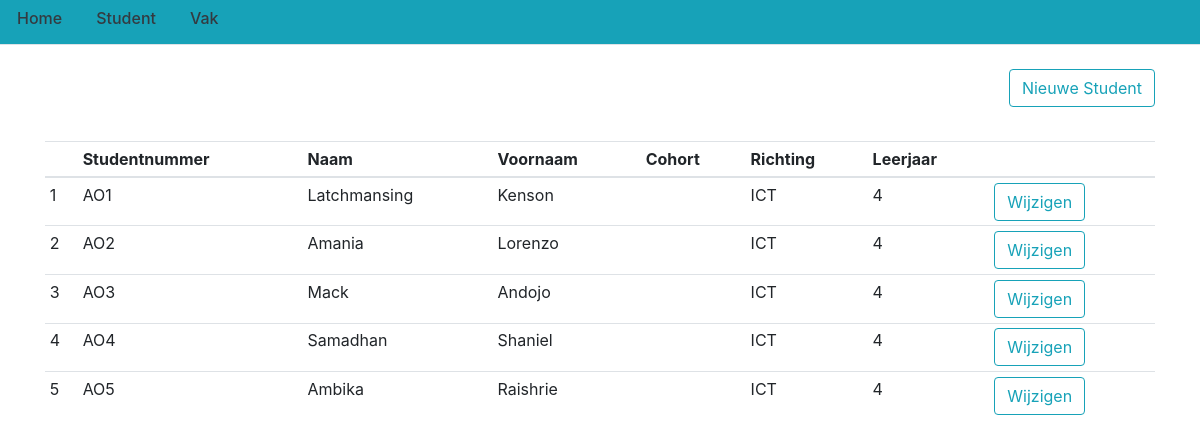
The page /student on the database as committed earlier.
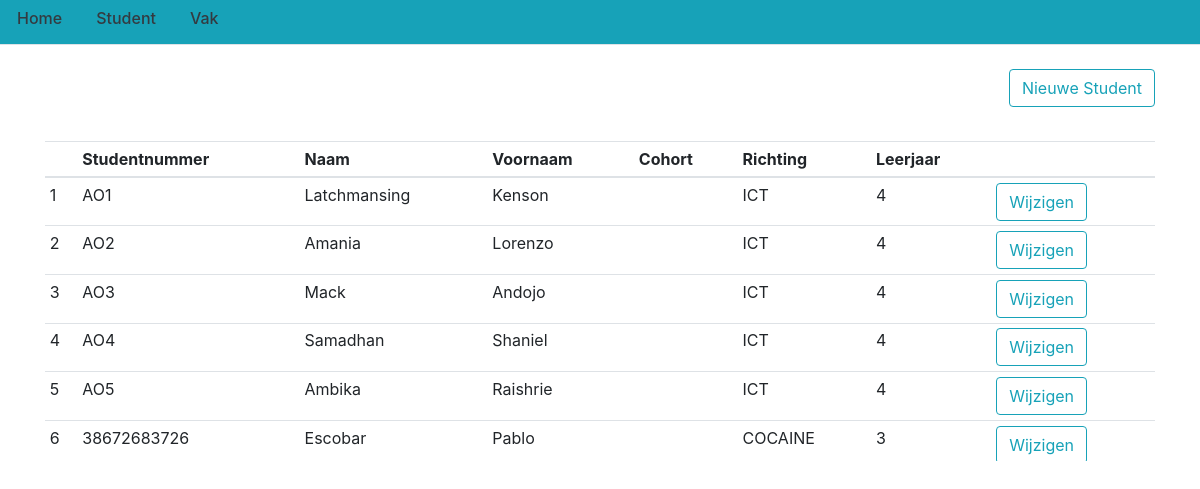
The same page on the database as committed later.
### flasklog/models.py (models this page shows, shortened)
class Student(db.Model):
    student_id = db.Column(db.Integer(), primary_key=True)
    naam = db.Column(db.String(225), nullable=False)
    voornaam = db.Column(db.String(225), nullable=False)
    studentnummer = db.Column(db.String(225), unique=True, nullable=False)
    richting = db.Column(db.String(225), nullable=False)
    cohort = db.Column(db.Integer(), nullable=False)
    leerjaar = db.Column(db.Integer(), nullable=False)
    presentie = db.relationship('Presentie', backref='student', lazy=True)

### flasklog/routes.py (the view)
@app.route('/student')
def student():
    student = Student.query.all()
    return render_template('student.html', title='Student', posts=student)

### flasklog/templates/student.html
{% extends "layout.html" %}
{% block content %}
<br>
<div class="float-right">
    <a href="{{ url_for('nieuwe_student') }}">
        <button type="button" class="btn btn-outline-info">Nieuwe Student</button>
    </a>
</div>
<br>
<br>
<br>
<div style="height: 20em; overflow: auto;">
    <table id="tbl_student" class="table table-sm">
        <thead>
            <tr>
                <th scope="col"></th>
                <th scope="col">Studentnummer</th>
                <th scope="col">Naam</th>
                <th scope="col">Voornaam</th>
                <th scope="col">Cohort</th>
                <th scope="col">Richting</th>
                <th scope="col">Leerjaar</th>
                <th scope="col"></th>
            </tr>
        </thead>
        <tbody>
            {% for Student in posts %}
            <tr>
                <td>{{ Student.student_id }}</td>
                <td>{{ Student.studentnummer }}</td>
                <td>{{ Student.naam }}</td>
                <td>{{ Student.voornaam }}</td>
                <td>{{ Student.cohortnaam }}</td>
                <td>{{ Student.richting }}</td>
                <td>{{ Student.leerjaar }}</td>
                <td>
                    <a href="{{ url_for('student_update', student_nummer=Student.studentnummer) }}">
                        <button type="button" class="btn btn-outline-info">Wijzigen</button>
                    </a>
                </td>
            </tr>
            {% endfor %}
        </tbody>
    </table>
</div>
{% endblock content%}

### flasklog/templates/layout.html (shortened to what this page needs)
<!DOCTYPE html>
<html>
<head>
    <link rel="stylesheet" href="https://stackpath.bootstrapcdn.com/bootstrap/4.3.1/css/bootstrap.min.css"
>
</head>
<body>
    <header>
        <div class="nav_bar, bg-info text-white">
            <ul class="nav nav-tabs">
                <li class="nav-item">
                    <a class="nav-link" href="{{ url_for('home') }}">
                        <h6 class="text-dark">Home</h6>
                    </a>
                </li>
                <li class="nav-item">
                    <a class="nav-link" href="{{ url_for('student') }}">
                        <h6 class="text-dark">Student</h6>
                    </a>
                </li>
                <li class="nav-item">
                    <a class="nav-link" href="{{ url_for('vak') }}">
                        <h6 class="text-dark">Vak</h6>
                    </a>
                </li>
            </ul>
        </div>
    </header>
    <div class="container">
        {% block content %}
        {% endblock %}
    </div>
</body>
</html>

Rows that differ between the two databases and show on the page:
added Student: student_id "6", studentnummer "38672683726", naam "Escobar", voornaam "Pablo", richting "COCAINE", leerjaar "3"
